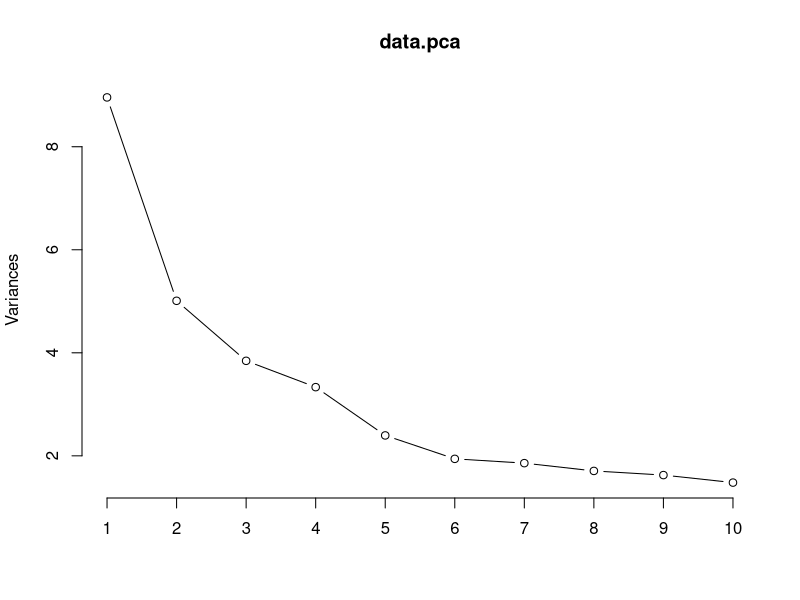
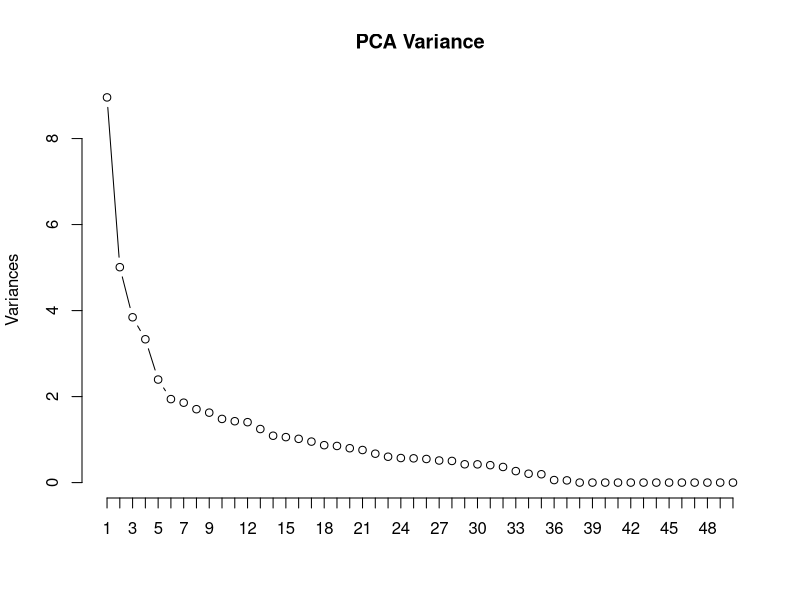
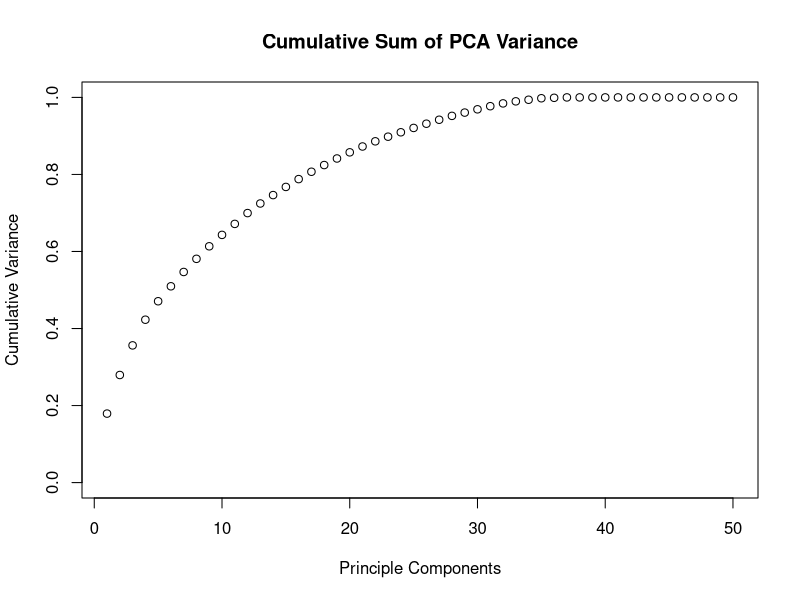

These figures' R source, in order:
data.energy <- read.csv('cleaned_data.csv')

#Get rid of DOEID
data.energyPP <- data.energy[,-1]

#Get rid of outputs
data.energyPP <- data.energyPP[,-grep("BTU",names(data.energyPP))]
data.energyPP <- data.energyPP[,-grep("CUFEETNG",names(data.energyPP))]
data.energyPP <- data.energyPP[,-grep("KWH",names(data.energyPP))]

#Show correlation matrix to see if PCA applicable
corrmat <- cor(data.energyPP)

#Implement PCA
set.seed(1000)
data.pca <- prcomp(data.energyPP
      , scale. = T
      , center = T
      , retx = T)

plot(data.pca, type = 'l')
screeplot(data.pca, type = "l", npcs = length(data.pca$sdev), main = "PCA Variance")

vars <- apply(data.pca$x, 2, var)
pca.cumsum <- cumsum(vars / sum(vars))
plot(pca.cumsum, main = "Cumulative Sum of PCA Variance", xlab = "Principle Components", ylab = "Cumulative Variance", ylim = c(0,1))

threshold <- 0.90
pca.threshold <- pca.cumsum < threshold
num.pca <- length(which(pca.threshold)) + 1
print(paste(num.pca, " components must be kept to capture ", threshold * 100, "% of the variance", sep = ""))

pca <- princomp(data.energyPP)

#Categorize output by magnitude (for classifier algorithm)
subsetBySD <- function (vect) {
  v.sd <- sd(vect)
  v.mean = mean(vect)
  ifelse(vect < v.mean - v.sd, 1,
        ifelse(vect > v.mean + v.sd, 3,
            2))
}

data.kwh <- data.energy$KWH
data.kwh <- log(data.kwh)
data.kwh.cat <- subsetBySD(data.kwh)

#Pass PCA data to machine learning algorithm
data.pca$x <- as.data.frame(data.pca$x)
pcadata <- cbind(data.pca$x[,1:25],data.kwh.cat)
names(pcadata)[ncol(pcadata)] <- "KWH.cat"
